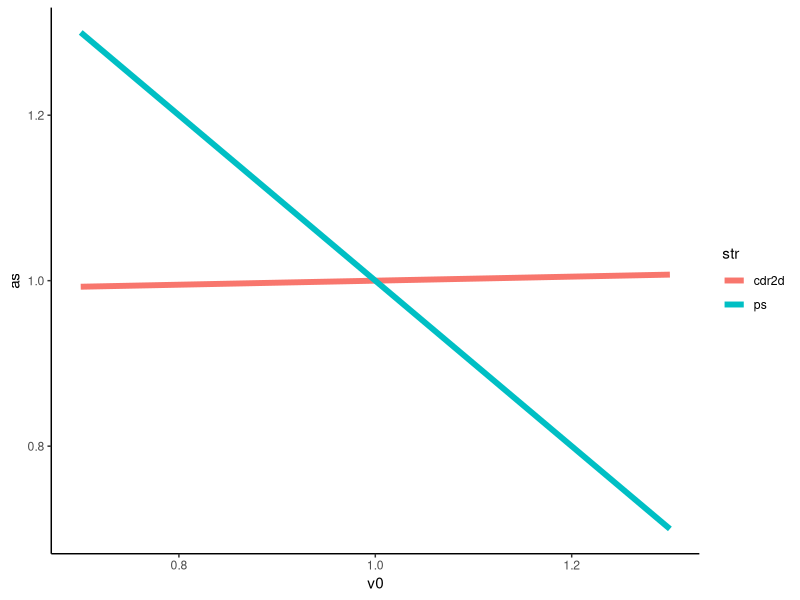

Source code (R):
## ---- chunk 1
library(ggplot2)
library(tidyverse)
library(readxl)
## ---- chunk 2
k2=0.5
k=20
Thr<-k2/(k+2*k2)
v0=seq(0.7,1.3,0.01)

# cdr2d
y=Thr*(k+k2*v0)/(k2-k2*Thr)
add<-data.frame(v0=v0,as=y)
add$str<-"cdr2d"

# Perfect sizer
add<-rbind(add,data.frame(v0=v0,as=2-v0,str="ps"))
ggplot(add,aes(x=v0,y=as,color=str))+
  geom_line(size=2)+theme_classic()
## ---- chunk 3
lm(as~v0,add%>%filter(str=="cdr2d"))
lm(as~v0,add%>%filter(str=="ps"))
## ---- chunk 4
#generating csv file
#write.csv2(add,"add.csv")
write_excel_csv(add,"add.csv")
